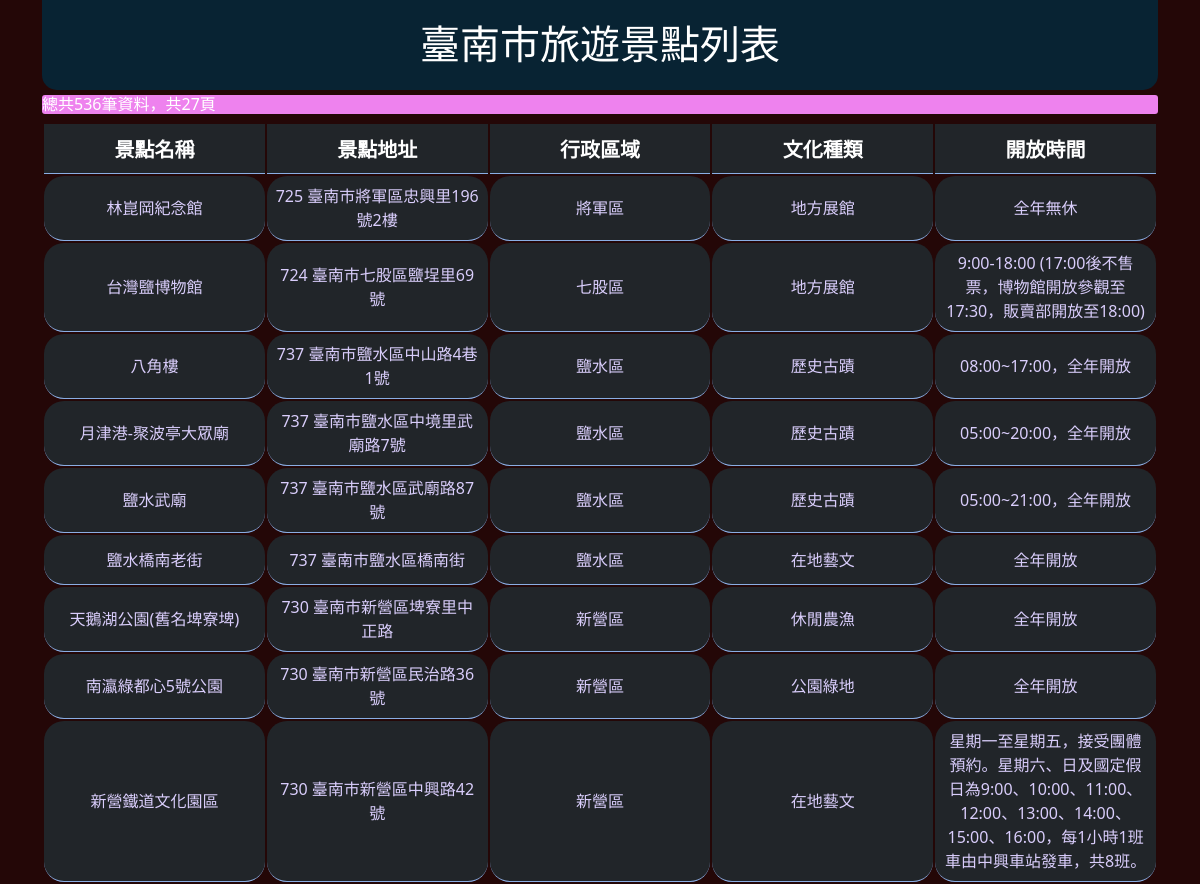
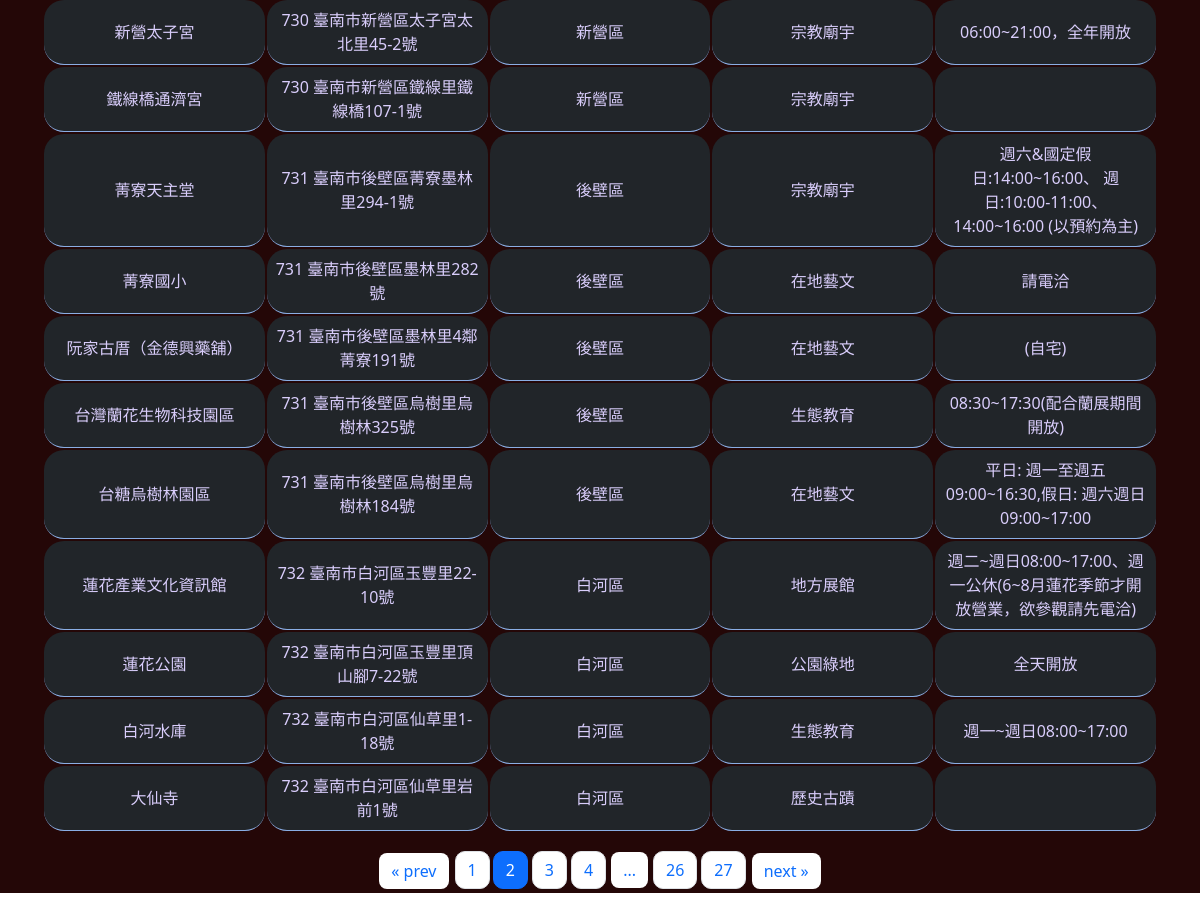
Screenshot of /?page=2 with the database file from the repository (2 pictures, top to bottom).
### app.py (models this page shows, shortened)
class Blog(db.Model):
    id = db.Column(db.Integer, primary_key=True)
    title = db.Column(db.String(100), nullable=False)
    content = db.Column(db.Text,nullable=False)
    author = db.Column(db.String(20), nullable=False, default='N/A')
    date_posted = db.Column(db.DateTime, nullable=False, default=datetime.utcnow)
    aname = db.Column(db.String(100), nullable=True)
    opentime = db.Column(db.String(200), nullable=True)

### app.py (the view)
@app.route('/')
def index():
    page = request.args.get('page', 1 ,type=int)
    query = Blog.query.order_by(Blog.date_posted).paginate(page, 20, False)
    return render_template('bike_list.html', query=query)

### templates/bike_list.html (shortened to what this page needs)
{% extends 'base.html'%}
{% block body%}
<main>
<div class="container">
  <div class="dcd">
    <h1>臺南市旅遊景點列表</h1>
  </div>
  <div style="background-color:  violet; border-radius: 3px; color: white;">
    <h6>總共{{query.total}}筆資料，共{{query.pages}}頁</h6>
  </div>
<table  class="table  table-dark">
    <thead>
      <tr>
        <th class="sds" style="width: 20%; text-align: center; font-size: 20px;">景點名稱</th>
        <th class="sds" style="width: 20%; text-align: center; font-size: 20px;">景點地址</th>
        <th scope="col" style="width: 20%; text-align: center; font-size: 20px;">行政區域</th>
        <th scope="col" style="width: 20%; text-align: center; font-size: 20px;">文化種類</th>
        <th scope="col" style="width: 20%; text-align: center; font-size: 20px;">開放時間</th>
      </tr>
    </thead>
    <tbody>
        {% for i in query.items %}
        <tr id="tt">
            <td style="width: 20%; text-align: center; vertical-align: middle;">{{ i.author }}</td>
            <td style="width: 20%; text-align: center; vertical-align: middle;">{{ i.title }}</td>
            <td style="width: 20%; text-align: center; vertical-align: middle;">{{ i.content }}</td>
            <td style="width: 20%; text-align: center; vertical-align: middle;">{{ i.opentime }}</td>
            <td style="width: 20%; text-align: center; vertical-align: middle;">{{ i.aname }}</td>
        </tr>
        {% endfor %}
    </tbody>
  </table>
  <nav aria-label="Page navigation example" style="margin-left: 0px;">
      <ul class="pagination">
        <div style="display: flex; margin: 0 auto;">
        {% if query.has_prev %}
          <li class="page-item" style="border: none; margin: 2px;">
            <a class="page-link" style="border-radius:8px; border: none; margin: 2px;" href="{{ url_for('index', page=query.prev_num) }}" aria-label="Previous">
              <span aria-hidden="true">&laquo; prev</span>
            </a>
          </li>
        {% endif %}
        {% for pg in query.iter_pages(right_current=3) %}
           {% if pg %}
            <li class="{% if pg == query.page %}page-item active{% endif %}" style="border-radius:5px; border: none; margin: 2px;" ><a class="page-link" href="{{ url_for('index', page=pg) }}" style="border-radius: 10px;">{{pg}}</a></li>
          {% else %}
          <li class="page-item"><a class="page-link" href="#" style="border-radius:8px; border: none; margin: 3px;">...</a></li>
          {% endif %}
        {% endfor %}
        {% if query.has_next %}
          <li class="page-item" style="border: none;  margin: 2px;">
            <a class="page-link" style="border-radius:8px; border: none; margin: 2px;" href="{{ url_for('index', page=query.next_num) }}" aria-label="Next">
              <span aria-hidden="true">next &raquo;</span>
            </a>
          </li>
        {% endif %}</div>
      </ul>
  </nav>
</div>
</main>
{% endblock%}

### static/css/main.css (style rules this page uses)
main { background-color: rgb(36, 7, 7); }
.sds { width: 300px; }
.dcd { font-size: 20px; height: 90px; background-color: rgb(8, 35, 51); padding-top: 20px; margin-bottom: 5px; border-bottom-left-radius: 15px; border-bottom-right-radius: 15px; color: white; width: 100%; text-align: center; }
h1 { text-align: center; }
tr { height: 50px; }
td { color: rgb(217, 205, 251); border-radius: 20px; transition: all 0.5s ease-out; }

### rows the page displays
Blog: author "林崑岡紀念館", title "725 臺南市將軍區忠興里196號2樓", content "將軍區", opentime "地方展館", aname "全年無休"
Blog: author "台灣鹽博物館", title "724 臺南市七股區鹽埕里69號", content "七股區", opentime "地方展館", aname "9:00-18:00 (17:00後不售票，博物館開放參觀至17:30，販賣部開放至18:00)"
Blog: author "八角樓", title "737 臺南市鹽水區中山路4巷1號", content "鹽水區", opentime "歷史古蹟", aname "08:00~17:00，全年開放"
Blog: author "月津港-聚波亭大眾廟", title "737 臺南市鹽水區中境里武廟路7號", content "鹽水區", opentime "歷史古蹟", aname "05:00~20:00，全年開放"
Blog: author "鹽水武廟", title "737 臺南市鹽水區武廟路87號", content "鹽水區", opentime "歷史古蹟", aname "05:00~21:00，全年開放"
Blog: author "鹽水橋南老街", title "737 臺南市鹽水區橋南街", content "鹽水區", opentime "在地藝文", aname "全年開放"
Blog: author "天鵝湖公園(舊名埤寮埤)", title "730 臺南市新營區埤寮里中正路", content "新營區", opentime "休閒農漁", aname "全年開放"
Blog: author "南瀛綠都心5號公園", title "730 臺南市新營區民治路36號", content "新營區", opentime "公園綠地", aname "全年開放"
Blog: author "新營鐵道文化園區", title "730 臺南市新營區中興路42號", content "新營區", opentime "在地藝文", aname "星期一至星期五，接受團體預約。星期六、日及國定假日為9:00、10:00、11:00、12:00、13:00、14:00、15:00、16:00，每1小時1班車由中興車站發車，共8班。"
Blog: author "新營太子宮", title "730 臺南市新營區太子宮太北里45-2號", content "新營區", opentime "宗教廟宇", aname "06:00~21:00，全年開放"
Blog: author "鐵線橋通濟宮", title "730 臺南市新營區鐵線里鐵線橋107-1號", content "新營區", opentime "宗教廟宇"
Blog: author "菁寮天主堂", title "731 臺南市後壁區菁寮墨林里294-1號", content "後壁區", opentime "宗教廟宇", aname "週六&國定假日:14:00~16:00、 週日:10:00-11:00、14:00~16:00 (以預約為主)"
Blog: author "菁寮國小", title "731 臺南市後壁區墨林里282號", content "後壁區", opentime "在地藝文", aname "請電洽"
Blog: author "阮家古厝（金德興藥舖）", title "731 臺南市後壁區墨林里4鄰菁寮191號", content "後壁區", opentime "在地藝文", aname "(自宅)"
Blog: author "台灣蘭花生物科技園區", title "731 臺南市後壁區烏樹里烏樹林325號", content "後壁區", opentime "生態教育", aname "08:30~17:30(配合蘭展期間開放)"
Blog: author "台糖烏樹林園區", title "731 臺南市後壁區烏樹里烏樹林184號", content "後壁區", opentime "在地藝文", aname "平日: 週一至週五09:00~16:30,假日: 週六週日09:00~17:00"
Blog: author "蓮花產業文化資訊館", title "732 臺南市白河區玉豐里22-10號", content "白河區", opentime "地方展館", aname "週二~週日08:00~17:00、週一公休(6~8月蓮花季節才開放營業，欲參觀請先電洽)"
Blog: author "蓮花公園", title "732 臺南市白河區玉豐里頂山腳7-22號", content "白河區", opentime "公園綠地", aname "全天開放"
Blog: author "白河水庫", title "732 臺南市白河區仙草里1-18號", content "白河區", opentime "生態教育", aname "週一~週日08:00~17:00"
Blog: author "大仙寺", title "732 臺南市白河區仙草里岩前1號", content "白河區", opentime "歷史古蹟"

### other values shown
{{ query.total }} "536"
{{ query.pages }} "27"
{{ pg }} "1" "2" "3" "4" "26" "27"
